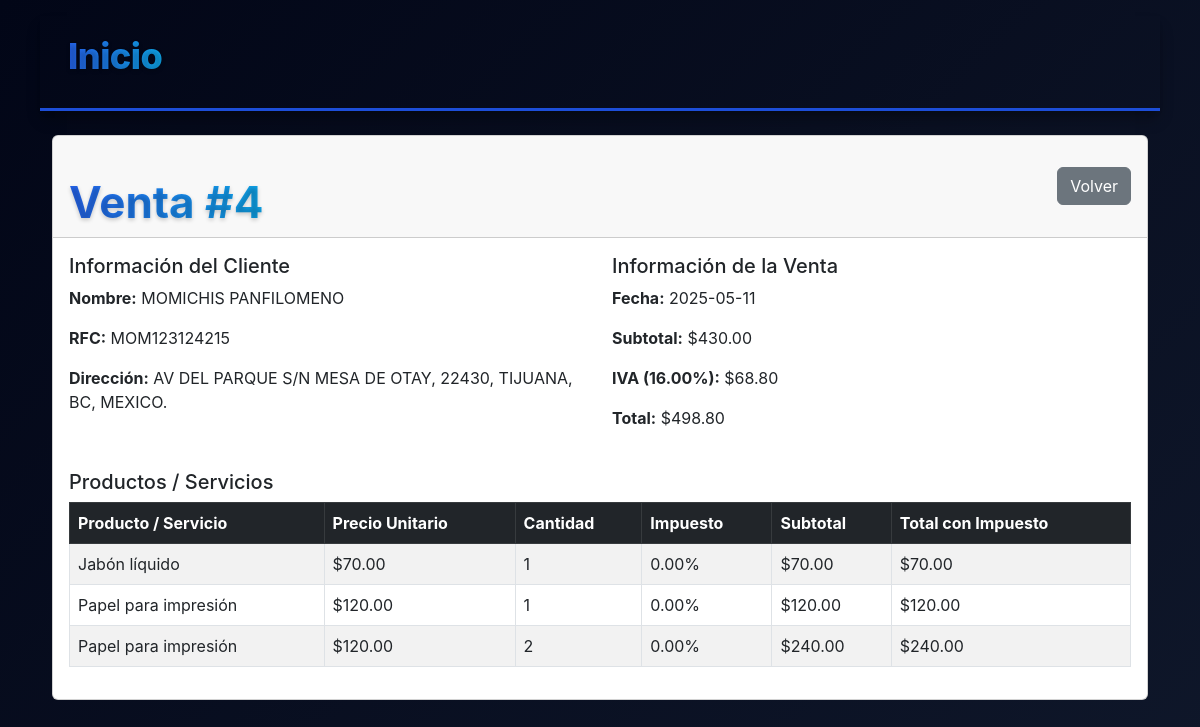
The page /modules/sales/view.php?id=4 (signed in) on the database its author committed.
### tables this page shows
CREATE TABLE `sales` (
  `id` int(11) NOT NULL,
  `client_id` int(11) NOT NULL,
  `sale_date` date NOT NULL,
  `subtotal` decimal(10,2) NOT NULL,
  `tax_percentage` decimal(5,2) NOT NULL,
  `tax_amount` decimal(10,2) NOT NULL,
  `total` decimal(10,2) NOT NULL,
  `created_at` timestamp NOT NULL DEFAULT current_timestamp(),
  `client_type` enum('person','company') NOT NULL DEFAULT 'person'
);

CREATE TABLE `sale_details` (
  `id` int(11) NOT NULL,
  `sale_id` int(11) NOT NULL,
  `product_id` int(11) NOT NULL,
  `quantity` int(11) NOT NULL,
  `unit_price` decimal(10,2) NOT NULL,
  `tax_rate` decimal(4,2) NOT NULL DEFAULT 0.00,
  `subtotal` decimal(10,2) NOT NULL
);

CREATE TABLE `products` (
  `id` int(11) NOT NULL,
  `name` varchar(100) NOT NULL,
  `description` text DEFAULT NULL,
  `type` enum('Producto','Servicio') NOT NULL DEFAULT 'Producto',
  `price` decimal(10,2) NOT NULL,
  `created_at` timestamp NOT NULL DEFAULT current_timestamp()
);

### modules/sales/view.php (the view, shortened to what this page needs)
<?php
require_once '../../includes/header.php';
$db   = new Database();
$conn = $db->connect();
$stmt = $conn->prepare("
    SELECT
      s.*,
      CASE
        WHEN s.client_type = 'person'  THEN CONCAT(c.last_name, ' ', c.first_name)
        WHEN s.client_type = 'company' THEN co.business_name
      END AS client_name,
      CASE
        WHEN s.client_type = 'person'  THEN c.rfc
        WHEN s.client_type = 'company' THEN co.rfc
      END AS client_rfc,
      CASE
        WHEN s.client_type = 'person'  THEN c.address
        WHEN s.client_type = 'company' THEN co.fiscal_address
      END AS client_address
    FROM sales AS s
    LEFT JOIN clients   AS c  ON (s.client_type = 'person'  AND s.client_id = c.id)
    LEFT JOIN companies AS co ON (s.client_type = 'company' AND s.client_id = co.id)
    WHERE s.id = :id
");
$stmt->bindParam(':id', $_GET['id'], PDO::PARAM_INT);
$stmt->execute();
$sale = $stmt->fetch(PDO::FETCH_ASSOC);
$detailStmt = $conn->prepare("
    SELECT sd.*, p.name AS product_name
    FROM sale_details AS sd
    JOIN products AS p ON sd.product_id = p.id
    WHERE sd.sale_id = :sale_id
");
$detailStmt->bindParam(':sale_id', $_GET['id'], PDO::PARAM_INT);
$detailStmt->execute();
$sale_details = $detailStmt->fetchAll(PDO::FETCH_ASSOC);
?>
<!DOCTYPE html>
<html lang="es">
<head>
  <link href="https://cdn.jsdelivr.net/npm/bootstrap@5.3.0/dist/css/bootstrap.min.css" rel="stylesheet">
  <link rel="stylesheet" href="/swift_invoice/assets/css/tableClients.css">
</head>
<body>
  <nav class="navbar navbar-expand navbar-custom py-2 sticky-top">
    <div class="container-fluid">
      <a class="navbar-brand navbar-brand-custom ms-3" href="/swift_invoice">Inicio</a>
    </div>
  </nav>
  <div class="container my-4">
    <div class="card">
      <div class="card-header d-flex justify-content-between align-items-center">
        <h2 class="card-title mb-0">Venta #<?php echo htmlspecialchars($sale['id']); ?></h2>
        <a href="index.php" class="btn btn-secondary">Volver</a>
      </div>
      <div class="card-body">
        <div class="row mb-4">
          <div class="col-md-6">
            <h5>Información del Cliente</h5>
            <p><strong>Nombre:</strong> <?php echo htmlspecialchars($sale['client_name']); ?></p>
            <p><strong>RFC:</strong> <?php echo htmlspecialchars($sale['client_rfc'] ?? 'N/A'); ?></p>
            <p><strong>Dirección:</strong> <?php echo nl2br(htmlspecialchars($sale['client_address'] ?? 'N/A')); ?></p>
          </div>
          <div class="col-md-6">
            <h5>Información de la Venta</h5>
            <p><strong>Fecha:</strong> <?php echo htmlspecialchars($sale['sale_date']); ?></p>
            <p><strong>Subtotal:</strong> $<?php echo number_format($sale['subtotal'], 2); ?></p>
            <p><strong>IVA (<?php echo htmlspecialchars($sale['tax_percentage']); ?>%):</strong> $<?php echo number_format($sale['tax_amount'], 2); ?></p>
            <p><strong>Total:</strong> $<?php echo number_format($sale['total'], 2); ?></p>
          </div>
        </div>
        <h5>Productos / Servicios</h5>
        <?php if (empty($sale_details)): ?>
          <p>No hay productos registrados para esta venta.</p>
        <?php else: ?>
          <div class="table-responsive">
            <table class="table table-striped table-bordered">
              <thead class="table-dark">
                <tr>
                  <th>Producto / Servicio</th>
                  <th>Precio Unitario</th>
                  <th>Cantidad</th>
                  <th>Impuesto</th>
                  <th>Subtotal</th>
                  <th>Total con Impuesto</th>
                </tr>
              </thead>
              <tbody>
                <?php foreach ($sale_details as $detail): ?>
                  <tr>
                    <td><?php echo htmlspecialchars($detail['product_name']); ?></td>
                    <td>$<?php echo number_format($detail['unit_price'], 2); ?></td>
                    <td><?php echo htmlspecialchars($detail['quantity']); ?></td>
                    <td><?php echo number_format($detail['tax_rate'], 2); ?>%</td>
                    <td>$<?php echo number_format($detail['subtotal'], 2); ?></td>
                    <td>
                      $<?php
                        $line_total = $detail['subtotal'] + ($detail['subtotal'] * ($detail['tax_rate'] / 100));
                        echo number_format($line_total, 2);
                      ?>
                    </td>
                  </tr>
                <?php endforeach; ?>
              </tbody>
            </table>
          </div>
        <?php endif; ?>
      </div>
    </div>
  </div>
  <?php require_once '../../includes/footer.php'; ?>
</body>
</html>

### assets/css/main.css (style rules this page uses)
:root { --primary: #2563eb; --primary-dark: #1d4ed8; --secondary: #0ea5e9; --text: #e5e7eb; --text-light: #9ca3af; --bg-dark: #0f172a; --card-bg: #1e293b; --border: #334155; --danger: #ef4444; --shadow: 0 10px 15px -3px rgba(0, 0, 0, 0.3), 0 4px 6px -4px rgba(0, 0, 0, 0.3); }
body { font-family: 'Segoe UI', Tahoma, Geneva, Verdana, sans-serif; margin: 0; padding: 0; background-color: var(--bg-dark); color: var(--text); }
.container { width: 100%; max-width: 1200px; margin: 0 auto; padding: 0 15px; }
.card-title { font-size: 1.3rem; font-weight: 700; margin: 0; margin-bottom: 0.5rem; }

### assets/css/tableClients.css (style rules this page uses)
:root { --primary: #2563eb; --primary-dark: #1d4ed8; --primary-light: rgba(37, 99, 235, 0.1); --secondary: #0ea5e9; --text: #e5e7eb; --text-light: #9ca3af; --text-lighter: #6b7280; --bg-dark: #0f172a; --bg-darker: #020617; --card-bg: #1e293b; --card-hover: #334155; --border-dark: #334155; --border-light: #475569; --danger: #ef4444; --success: #10b981; --warning: #f59e0b; --purple: #8b5cf6; --shadow: 0 10px 15px -3px rgba(0, 0, 0, 0.3), 0 4px 6px -4px rgba(0, 0, 0, 0.3); --shadow-hover: 0 20px 25px -5px rgba(0, 0, 0, 0.4), 0 10px 10px -5px rgba(0, 0, 0, 0.2); --glow: 0 0 15px rgba(59, 130, 246, 0.4); --transition-smooth: all 0.3s cubic-bezier(0.25, 0.8, 0.25, 1); --transition-bounce: all 0.4s cubic-bezier(0.175, 0.885, 0.32, 1.275); --radius-sm: 0.5rem; --radius-md: 1rem; --radius-lg: 1.5rem; --radius-xl: 2rem; }
body { background: linear-gradient(135deg, var(--bg-darker), var(--bg-dark)); font-family: 'Inter', sans-serif; color: var(--text); padding: 1rem 2.5rem; }
html, body { height: 100%; overflow-x: hidden; overflow-y: auto; }
.card-title { margin-bottom: 0.75rem; color: var(--white); font-size: 2.75rem; padding-top: 2rem; font-weight: 700; background: linear-gradient(to right, var(--primary), var(--secondary)); -webkit-background-clip: text; background-clip: text; color: transparent; text-shadow: 0 2px 4px rgba(0, 0, 0, 0.2); }
.table-responsive { background-color: transparent; }
.navbar-custom { background: transparent !important; position: relative; box-shadow: var(--shadow) !important; border-bottom: 3px solid var(--primary-dark) !important; }
.navbar-brand-custom { font-family: 'Inter', -apple-system, BlinkMacSystemFont, 'Segoe UI', Roboto, Oxygen, Ubuntu, Cantarell, sans-serif; margin-bottom: 0.75rem; font-size: 2.25rem; font-weight: 800; letter-spacing: -0.5px; background: linear-gradient(to right, var(--primary), var(--secondary)); -webkit-background-clip: text; background-clip: text; color: transparent; text-shadow: 0 2px 4px rgba(0, 0, 0, 0.2); }

### rows shown on the page
sales: sale_date "2025-05-11", subtotal "430.00", tax_percentage "16.00", tax_amount "68.80", total "498.80"
sale_details: product.name "Jabón líquido", unit_price "70.00", quantity "1", tax_rate "0.00", subtotal "70.00"
sale_details: product.name "Papel para impresión", unit_price "120.00", quantity "1", tax_rate "0.00", subtotal "120.00"
sale_details: product.name "Papel para impresión", unit_price "120.00", quantity "2", tax_rate "0.00", subtotal "240.00"

### other values the page prints
$sale['client_name'] "MOMICHIS PANFILOMENO"
$sale['client_rfc'] "MOM123124215"
$sale['client_address'] "AV DEL PARQUE S/N MESA DE OTAY, 22430, TIJUANA, BC, MEXICO."
